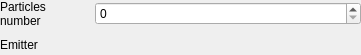
<?xml version="1.0" encoding="UTF-8"?>
<ui version="4.0">
 <class>ParticlesEmissionActionWidget</class>
 <widget class="QWidget" name="ParticlesEmissionActionWidget">
  <property name="geometry">
   <rect>
    <x>0</x>
    <y>0</y>
    <width>361</width>
    <height>55</height>
   </rect>
  </property>
  <property name="windowTitle">
   <string>Form</string>
  </property>
  <property name="locale">
   <locale language="English" country="UnitedStates"/>
  </property>
  <layout class="QVBoxLayout" name="verticalLayout">
   <property name="leftMargin">
    <number>0</number>
   </property>
   <property name="topMargin">
    <number>0</number>
   </property>
   <property name="rightMargin">
    <number>0</number>
   </property>
   <property name="bottomMargin">
    <number>0</number>
   </property>
   <item>
    <layout class="QHBoxLayout" name="particlesNumberLayout">
     <item>
      <widget class="QLabel" name="particlesNumberLabel">
       <property name="sizePolicy">
        <sizepolicy hsizetype="Preferred" vsizetype="Preferred">
         <horstretch>1</horstretch>
         <verstretch>0</verstretch>
        </sizepolicy>
       </property>
       <property name="text">
        <string>Particles number</string>
       </property>
       <property name="wordWrap">
        <bool>true</bool>
       </property>
      </widget>
     </item>
     <item>
      <widget class="QSpinBox" name="particlesNumberSpin">
       <property name="sizePolicy">
        <sizepolicy hsizetype="Minimum" vsizetype="Fixed">
         <horstretch>3</horstretch>
         <verstretch>0</verstretch>
        </sizepolicy>
       </property>
       <property name="maximum">
        <number>9999</number>
       </property>
       <property name="singleStep">
        <number>100</number>
       </property>
      </widget>
     </item>
    </layout>
   </item>
   <item>
    <layout class="QHBoxLayout" name="targetLayout">
     <item>
      <widget class="QLabel" name="targetLabel">
       <property name="sizePolicy">
        <sizepolicy hsizetype="Preferred" vsizetype="Preferred">
         <horstretch>1</horstretch>
         <verstretch>0</verstretch>
        </sizepolicy>
       </property>
       <property name="text">
        <string>Emitter</string>
       </property>
      </widget>
     </item>
    </layout>
   </item>
  </layout>
 </widget>
 <resources/>
 <connections/>
</ui>
